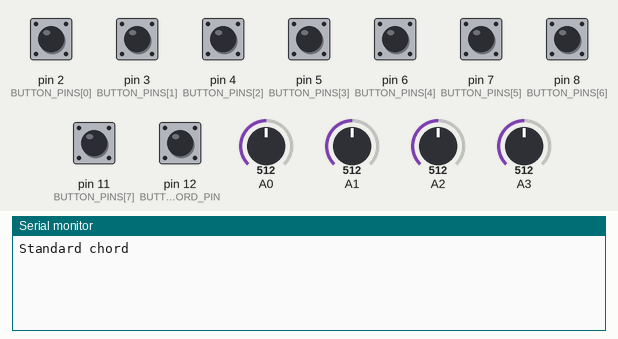
Simulated run of this sketch. Board: Arduino Uno, built with avr-gcc and run on an emulated ATmega328P. On the bench: the last lines printed to the serial monitor. Inputs (shaded band) come from the test bench; at power-on: pin 2 (BUTTON_PINS[0]), pin 3 (BUTTON_PINS[1]), pin 4 (BUTTON_PINS[2]), pin 5 (BUTTON_PINS[3]), pin 6 (BUTTON_PINS[4]), pin 7 (BUTTON_PINS[5]), pin 8 (BUTTON_PINS[6]), pin 11 (BUTTON_PINS[7]), pin 12 (BUTTON_RECORD_PIN) HIGH, A0 = 512, A1 = 512, A2 = 512, A3 = 512.

Above: at 1.3 s.
1.4 s: pin 12 (BUTTON_RECORD_PIN) pulled LOW for 0.15 s
At 2.3 s:
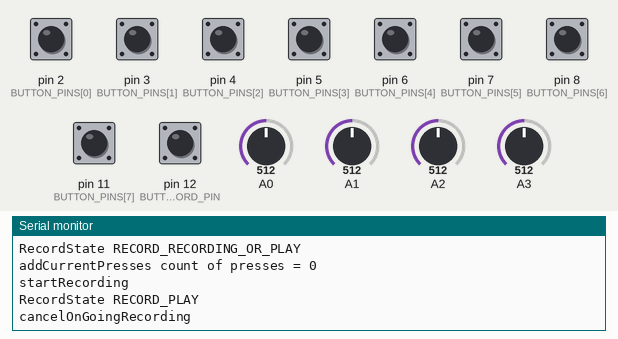
3.0 s: pin 12 (BUTTON_RECORD_PIN) pulled LOW for 1 s
At 4.7 s:
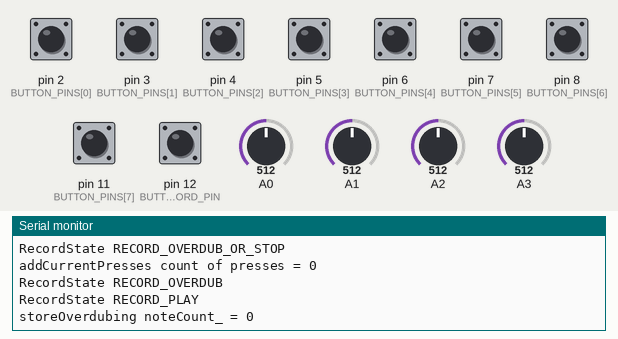
5.5 s: pin 12 (BUTTON_RECORD_PIN) pulled LOW for 0.15 s
At 5.63 s:
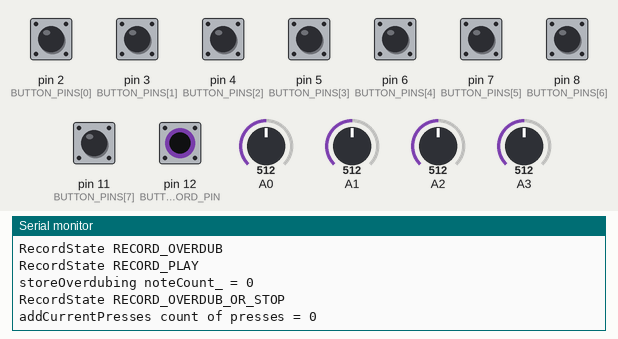
7.1 s: pin 12 (BUTTON_RECORD_PIN) pulled LOW for 1 s
At 9.0 s:
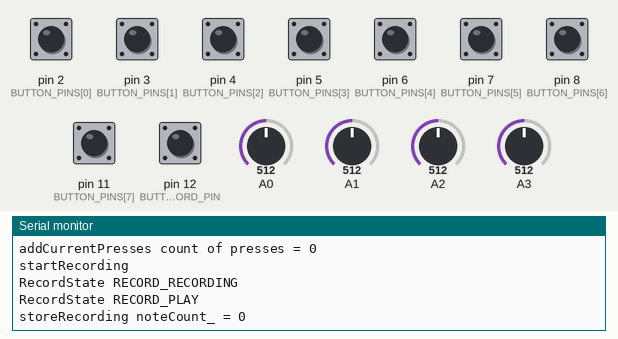

The sketch:

Midi_Arpeggiator_Hippo_v1_00.ino
```cpp
/*

   Midi Arpeggiator USB device

   Created: 2023-09-17
   Target device: Arduino Micro

   Author: Hippolyte Mounier


*/

#define NODEBUG

#include "debug.h"
#include "Led.h"
#include "Midi.h"
#include "ArpeggiatorMachine.h"
#include "RecordButtonManager.h"
#include "RecordManager.h"
#include "SynchManager.h"

ButtonManager        buttons;
PotentiometerManager pots;
Midi                 midi;
RecordButtonManager  recordButton;
RecordManager        record;
ArpeggiatorMachine   arp;
SynchManager         sync;

void setup()
{
  Serial.begin(115200);
  DEBUGTXT("Setup was started")

  arp.initMidiOut      (midi);
  record.initPresses   (&buttons);
  record.initArpPointer(&arp);

  recordButton.turnOnLedManually(); delay(100);
}


void loop()
{
  // Read hardware
  buttons.readAll();
  pots.readPotentiometers();
  midi.readMidiSynch();
  int s = midi.getSynchSignals();

  sync.setSynchValue(s);
  sync.setRecordPlayHeadMs(record.computePlayHeadMs());
  sync.compute();

  long u = sync.getUnSyncMs();
  if (recordButton.isPlayingMusic()) record.shiftPlayHeadByMs(u);

  // manage hardware
  arp.setChordMode      ( pots.getChordMode()     );
  arp.setChordRootNote  ( pots.getChordRootNote() );
  arp.setChordOctave    ( pots.getChordOctave()   );
  arp.setChordNumber    ( pots.getChordNumber()   );
  arp.setChordAlternate ( pots.getExtraChordPress() );

  changeReadOrRecordStates();

  playAndRecordNotesFromButtons();

  if (s == 1) recordButton.turnOnLedManually();

  if ( recordButton.isPlayingMusic()) record.playRecordedNotes();
}


void changeReadOrRecordStates()
{
  int s = midi.getSynchSignals();
  recordButton.setSynch( s==0 || s==1 );
  recordButton.manageRecordButton();
  int state     = recordButton.getState();
  int prevState = recordButton.getPreviousState();

  if( state != prevState ) // change of state ?
  {
    switch( state )
    {
      case RECORD_RECORDING_OR_PLAY:
        record.startRecording();
        sync.startRecordTimer();
        break;
      case RECORD_OVERDUB_OR_STOP:
        record.startOverdubing();
        break;
      case RECORD_PLAY:
        if (prevState==RECORD_RECORDING)
        {
          record.storeRecording();
          sync.storeRecordLength();
          record.startPlaying();
        }

        if (prevState==RECORD_OVERDUB)
          record.storeOverdubing();

        if (prevState==RECORD_RECORDING_OR_PLAY || prevState==RECORD_OVERDUB_OR_STOP)
          record.cancelOnGoingRecording();

        break;
      case RECORD_STOP:
        midi.killAllNotes();

        if (prevState==RECORD_RECORDING_OR_PLAY || prevState==RECORD_OVERDUB_OR_STOP)
          record.cancelOnGoingRecording();

        record.stop();
        sync.stop();
        break;
    }
  }

}

int initialButtonPressOctave[8];

void playAndRecordNotesFromButtons()
{
  for (int i = 0; i < buttons.nbButtons(); i++)
  {
    if ( buttons.hasChanged(i) )
    {
      int octave = arp.getChordOctave();
      if(buttons.isPressed(i))
        initialButtonPressOctave[i] = octave;
      else
        octave = initialButtonPressOctave[i];

      //DEBUGVAL("playAndRecordNotesFromButtons octave = ", octave)

      //DEBUGVAL2("playAndRecordNotesFromButtons i = ",  i, " has changed ",  buttons.isPressed(i) )

      arp.playNoteMidi(i, arp.computePitch(i, octave), buttons.isPressed(i), octave);

      if(recordButton.isRecordingOrOverdub())
        record.recordNoteTemp(buttons.isPressed(i), i, octave);
    }
  }
}
```

ArpeggiatorMachine.h
```cpp
#include "ButtonManager.h"
#include "PotentiometerManager.h"
#include "debug.h"

// midi settings
#define MIDI_VELOCITY       100
#define MIDI_CHANNEL        0
#define NOTES_PER_OCTAVE    7
#define BASS_NOTE_MODIFIER  -24
#define PITCH_MIDDLE_C      24  // midi note for C
#define BASS_NOTE_NUMBER    7
#define ALTERNATE_MODES     3

// ARPEGIATOR
class ArpeggiatorMachine {
private:
  int chordMode_;
  int chordRootNote_;
  int chordOctave_;
  int chordNumber_;
  Midi &midi_;
  int alternateNr_;

  int previousPitchesOct_[NUM_BUTTONS][OCTAVE_COUNT];

  // Musical parameters

  const byte NOTE_PITCHES_WIDE[MODE_COUNT][NOTES_PER_OCTAVE * 2] = {
    { 0, 2, 4, 5, 7, 9, 11, 12, 14, 16, 17, 19, 21, 23 },  // Major
    { 0, 2, 3, 5, 7, 8, 11, 12, 14, 15, 17, 19, 20, 23 },  // Minor Harmonic
    { 0, 2, 3, 5, 7, 9, 11, 12, 14, 15, 17, 19, 21, 23 },  // Minor Melodic
    { 0, 2, 3, 5, 7, 8, 10, 12, 14, 15, 17, 19, 20, 22 },  // Minor Natural (eolien)
    { 0, 2, 3, 5, 7, 9, 10, 12, 14, 15, 17, 19, 21, 22 },  // Dorian (Celtic)
    { 0, 2, 4, 5, 7, 9, 10, 12, 14, 16, 17, 19, 21, 22 },  // Mixolydien (folk blues)
    { 0, 1, 3, 5, 7, 8, 10, 12, 13, 15, 17, 19, 20, 22 },  // Phrygien (metal)
    { 0, 1, 4, 5, 7, 8, 10, 12, 13, 16, 17, 19, 20, 22 }   // Phrygien Dominant (metal)
  };

  const int FIFTHS_SEQUENCE[SEMITONES_PER_OCTAVE] = { 0, 7, 2, 9, 4, 11, 6, 1, 8, 3, 10, 5 };

public:
  ArpeggiatorMachine()           {    chordNumber_ = 1;     }
  void initMidiOut(Midi &m)      {    midi_ = m;            }
  void setChordMode(int v)       {    chordMode_ = v;       }
  void setChordRootNote(int v)   {    chordRootNote_ = v;   }
  void setChordOctave(int v)     {    chordOctave_ = v;     }
  void setChordNumber(int v)     {    chordNumber_ = v;     }
  void setChordAlternate(int b)  {    alternateNr_ = b;    }
  int  getChordOctave()          {    return chordOctave_;  }

  int computeModifierToSwichMinorMajorChords(int noteNum)
  {
    int mod = 0;
    if(noteNum == 2)
    {
      int distanceOfThird= NOTE_PITCHES_WIDE[chordMode_][2 + chordNumber_ - 1] - NOTE_PITCHES_WIDE[chordMode_][0 + chordNumber_ - 1];

      DEBUGVAL("distanceOfThird = ",distanceOfThird)

      int modifiers[] = {0, 0, 0, 1, -1, 0, 0, 0};
      mod = modifiers[distanceOfThird];

    }
    DEBUGVAL2("mod = ", mod,"noteNum = ", noteNum)
    return mod;
  }

  int computePitch(int noteNum, int octave) {
    int bassNoteModifier = 0;
    int alternateModifier = 0;

    if (noteNum == BASS_NOTE_NUMBER) bassNoteModifier = BASS_NOTE_MODIFIER;  // reduces 2 octaves

    switch(alternateNr_ % ALTERNATE_MODES)
    {
      case 1: alternateModifier = computeModifierToSwichMinorMajorChords(noteNum); break;
      case 2: alternateModifier = 1; break;
    }

    //DEBUGVAL("alternateNr_ = ", alternateNr_)

    return PITCH_MIDDLE_C
           + NOTE_PITCHES_WIDE[chordMode_][noteNum + chordNumber_ - 1]
           + FIFTHS_SEQUENCE[chordRootNote_]
           + octave * 12
           + bassNoteModifier
           + alternateModifier;
  }

  int computePitch(int noteNum) {
    return computePitch(noteNum, chordOctave_);
  }

  void playNoteMidi(int noteNum, int pitch, bool pressed, int octave) {
    if (pressed)
    {
      // is that note key still ringing? stop it
      if (previousPitchesOct_[noteNum][octave] > 0)
        midi_.noteOff(0, previousPitchesOct_[noteNum][octave], 0);

      midi_.noteOn(MIDI_CHANNEL, pitch, MIDI_VELOCITY);
      previousPitchesOct_[noteNum][octave] = pitch;

      //DEBUGVAL3("playNoteMidi note ON pitch", previousPitchesOct_[noteNum][octave], "noteNum", noteNum, "octave", octave)
    }
    else
    {
      //DEBUGVAL3("playNoteMidi note OFF previousPitches_", previousPitchesOct_[noteNum][octave], "noteNum", noteNum, "octave", octave)

      if (previousPitchesOct_[noteNum][octave] > 0)
      {
        midi_.noteOff(MIDI_CHANNEL, previousPitchesOct_[noteNum][octave], 0);
        previousPitchesOct_[noteNum][octave] = 0;
      }
    }

    midi_.flush();
  }

  void playNoteMidiFromButton(int noteNum, bool pressed) {
    playNoteMidi(noteNum, computePitch(noteNum), pressed, chordOctave_);
  }
};
```

ButtonManager.h
```cpp
#define   NUM_BUTTONS         8  // digital buttons on Arduino

const int BUTTON_PINS[NUM_BUTTONS] = {2, 3, 4, 5, 6, 7, 8, 11};

class ButtonManager
{
	private:
	// store last buttons notes pressed
	bool    isPressedButtons_ [NUM_BUTTONS];
	bool    previousButtons_  [NUM_BUTTONS];

	public:

	ButtonManager()
	{
		for (int i = 0; i < NUM_BUTTONS; i++)
			pinMode(BUTTON_PINS[i], INPUT_PULLUP);
	}


	int nbButtons() { return NUM_BUTTONS; }

	void readAll()
	{
	  for (int i = 0; i < NUM_BUTTONS; i++)
	  {
  		previousButtons_[i] = isPressedButtons_[i];
  		isPressedButtons_[i] = (digitalRead(BUTTON_PINS[i]) == LOW);
  /*
      if( isPressed(i) )
      {
        Serial.print  ("readAll i = ");
        Serial.print  ( i );
        Serial.print  (" ");
        Serial.println  ( isPressedButtons[i] );
      }*/
	  }
	}


	bool hasChanged(int i) { return isPressedButtons_[i] != previousButtons_[i]; }
	bool isPressed(int i)  { return isPressedButtons_[i]; }

};
```

Led.h
```cpp
class Led
{
  private:
  long initT_ = 0;
  int  pin_   = -1;

  public:
  void initPin(int newPin) { pin_ = newPin; }

  // LED management
  void turnOn()  { digitalWrite(pin_, HIGH); }
  void turnOff() { digitalWrite(pin_, LOW); }

  void initTime()  {   initT_= millis();  }
  void blink()
  {
    const int WAIT_LED_CYCLE_MILLISECOND = 200;

    int t = (millis()-initT_) / WAIT_LED_CYCLE_MILLISECOND;
    if ( t % 2 == 0 )
      digitalWrite(pin_, LOW);
    else
      digitalWrite(pin_, HIGH);
  }
};
```

PotentiometerManager.h
```cpp
// PIN numbers as soldered on the Arduino micro board
// Analog pins
const int POT_MODE_PIN          = 0;  // analog A0 input
const int POT_ROOT_NOTE_PIN     = 1;  // analog A1 input
const int POT_OCTAVE_PIN        = 2;  // analog A2 input
const int POT_CHORD_NUMBER_PIN  = 3;  // analog A3 input, actually not a pot, but provide same voltage as a pot
const int VALUE_STABILIZER      = 2; // filters chaotic values
const int SEMITONES_PER_OCTAVE  = 12;

#define MODE_COUNT              8
#define OCTAVE_COUNT            5


class PotentiometerManager
{
	private:
	int currentPots[4]; // store  state of all pots

	// store  chord state
	int chordMode_;
	int chordRootNote_;
	int chordOctave_;
  int chordNumber_;
  int transientChordNumber_;
  long transientTime_;
  bool isTransient_;
  int extraPresses_;

	public:
	PotentiometerManager() { chordNumber_=1;transientChordNumber_=1;extraPresses_=0; }

	void readPotentiometers()
	{
	  for(int i = 0; i<4 ; i++)
	  {
      int val = analogRead(i);

      if( abs(val - currentPots[i]) >= VALUE_STABILIZER )  // only changes of more that 2 points are recorded to avoid glitches
        currentPots[i] = val;
	  }

	  chordMode_     = (int) (mapfloat(currentPots[ POT_MODE_PIN      ], 0, 1023, 0, MODE_COUNT - 1 ));
	  chordRootNote_ = (int) (mapfloat(currentPots[ POT_ROOT_NOTE_PIN ], 0, 1023, 0, SEMITONES_PER_OCTAVE - 1));
	  chordOctave_   = (int) (mapfloat(currentPots[ POT_OCTAVE_PIN    ], 0, 1023, 0, OCTAVE_COUNT - 1)) ;

    computeChordButtons_();
  }


	long mapfloat(long x, long in_min, long in_max, long out_min, long out_max)
	{
	  return round( (x - in_min) * (out_max - out_min) / (float) (in_max - in_min) + out_min );
	}

	int getChordMode()        { return chordMode_;     }
	int getChordRootNote()    { return chordRootNote_; }
	int getChordOctave()      { return chordOctave_;   }
	int getChordNumber()      { return chordNumber_;   }
  int getExtraChordPress()  { return extraPresses_;  }

private:
	void computeChordButtons_()
  {
    int transientOld = transientChordNumber_;

    #define CHORD_TRANSIENT_DURATION 25
    #define NO_PRESS_NUMBER 8
//    #define DEAD_ZONE 20

    int potLevels[] = { 0, 50, 120, 330, 440, 610, 750, 970, 1023 };

	  int val = currentPots[POT_CHORD_NUMBER_PIN];
    for(int i=1 ; i < 9 ; i++)
      if ( val >= potLevels[i-1]  &&  val <= potLevels[i] )
        transientChordNumber_ = i;

    long d = millis()-transientTime_;
    /*
    Serial.print("transientChordNumber_ = ");
    Serial.print(transientChordNumber_);
    Serial.print("  chordNumber_ = ");
    Serial.print(chordNumber_);
    Serial.print("  val = ");
    Serial.println(val);*/

    if (transientOld != transientChordNumber_)
    {
      transientTime_ = millis();
      isTransient_ = true;
    }
    else
      if(d > CHORD_TRANSIENT_DURATION && isTransient_ )
      {
        isTransient_ = false;
        if(transientChordNumber_!= NO_PRESS_NUMBER)
        {
          if(chordNumber_ == transientChordNumber_)
          {
            extraPresses_++;
          }
          else
          {
            chordNumber_ = transientChordNumber_;
            isTransient_ = false;
            extraPresses_ = 0;
          }


          if(extraPresses_ > 0)
          {
            Serial.print("Alternate chord ");
            Serial.println(extraPresses_);
          }
          else
            Serial.println("Standard chord");

        }
      }

/*
    { // serial plotter for
      Serial.print("-10,");
      Serial.print(val);
      Serial.println(",1030");
    }*/

  }

};
```

RecordButtonManager.h
```cpp
#define LED_PIN                10  // digital 10
#define BUTTON_RECORD_PIN      12  // digital 12


class RecordButtonManager
{
  private:
  int  previousRecordButton_;
  int  recordButton_;
  int  recordState_;
  int  previousState_;
  int  futureState_;
  Led  recordLed_;
  bool isSynched_;
  bool isPending_;
  long pressedTime_;

  #define RECORD_STOP               0
  #define RECORD_RECORDING_OR_PLAY  1
  #define RECORD_RECORDING          2
  #define RECORD_PLAY               3
  #define RECORD_OVERDUB_OR_STOP    4
  #define RECORD_OVERDUB            5

  #define DELAY_LONG_PRESS_MS   800

  public:
  RecordButtonManager()
  {
    recordState_   = RECORD_STOP;
    previousState_ = RECORD_STOP;
    futureState_   = RECORD_STOP;
    recordLed_.initPin(LED_PIN);
    pinMode(BUTTON_RECORD_PIN, INPUT_PULLUP);
    isSynched_ = false;
    isPending_ = false;
  }

  void setSynch(bool b)  { isSynched_ = b;  }

  void manageRecordButton()
  {
    // statebox of button "Record"
    previousRecordButton_ = recordButton_;
    previousState_        = recordState_;

    // read hardware
    recordButton_ = digitalRead(BUTTON_RECORD_PIN);
    bool pressed = (recordButton_ == LOW);

    if(previousRecordButton_ != recordButton_) // has the record button changed state ?
    {
      if(pressed)
      {
        pressedTime_ = millis();

        switch(recordState_ )
        {
          case RECORD_STOP:                  futureState_ = RECORD_RECORDING_OR_PLAY; isPending_=true;  recordLed_.initTime();  break;
          case RECORD_PLAY:                  futureState_ = RECORD_OVERDUB_OR_STOP;   isPending_=true;  recordLed_.initTime();  break;
        }
      }
      else // if button released then switch to play mode
      {
        switch(recordState_)
        {
          case RECORD_RECORDING:
          case RECORD_OVERDUB:
          case RECORD_RECORDING_OR_PLAY:     futureState_ = RECORD_PLAY;   isPending_=true;    break;
          case RECORD_OVERDUB_OR_STOP:       futureState_ = RECORD_STOP;   isPending_=true;    break;
        }
      }
    }

    if(isSynched_ && isPending_)
    {
      recordState_ = futureState_;
      isPending_ = false;
    }

    bool isLongPress = (millis() - pressedTime_ >= DELAY_LONG_PRESS_MS) && pressed;
    if(isLongPress)
    {
       switch(recordState_)
        {
          case RECORD_RECORDING_OR_PLAY:    recordState_ = RECORD_RECORDING;  break;
          case RECORD_OVERDUB_OR_STOP  :    recordState_ = RECORD_OVERDUB;    break;
        }
    }


    // manage led
    switch( recordState_ )
    {
      case RECORD_PLAY: recordLed_.turnOn(); break;
      case RECORD_RECORDING:
      case RECORD_RECORDING_OR_PLAY:
      case RECORD_OVERDUB:
      case RECORD_OVERDUB_OR_STOP: recordLed_.blink(); break;
      case RECORD_STOP: recordLed_.turnOff(); break;
    }

    if(recordState_ != previousState_)
    {
      switch(recordState_)
      {
        case RECORD_STOP :              Serial.println("RecordState RECORD_STOP");              break;
        case RECORD_PLAY :              Serial.println("RecordState RECORD_PLAY");              break;
        case RECORD_RECORDING :         Serial.println("RecordState RECORD_RECORDING");         break;
        case RECORD_RECORDING_OR_PLAY : Serial.println("RecordState RECORD_RECORDING_OR_PLAY"); break;
        case RECORD_OVERDUB :           Serial.println("RecordState RECORD_OVERDUB");           break;
        case RECORD_OVERDUB_OR_STOP :   Serial.println("RecordState RECORD_OVERDUB_OR_STOP");   break;
        default: Serial.print("RecordState_ "); Serial.println(recordState_);
      }
    }
    /*if(recordButton != previousRecordButton)
    {
      Serial.print("recordButton ");
      Serial.println(recordButton);
    }*/
  }

  int getState()         { return recordState_;  }
  int getPreviousState() { return previousState_;}

  bool isRecordingOrOverdub()
  {
    return  recordState_ == RECORD_RECORDING
          || recordState_ == RECORD_RECORDING_OR_PLAY
          || recordState_ == RECORD_OVERDUB
          || recordState_ == RECORD_OVERDUB_OR_STOP;
  }

  bool isPlayingMusic()
  {
    return recordState_ == RECORD_PLAY
    || recordState_ ==  RECORD_OVERDUB_OR_STOP
    || recordState_ ==  RECORD_OVERDUB;
  }

  void turnOnLedManually()
  {
    recordLed_.turnOn();
  }

  } ;
```

debug.h
```cpp
#ifndef DEBUGTXT

  #ifndef NODEBUG
    #define DEBUGTXT(txt)                                    { Serial.println(txt); }
    #define DEBUGVAL(txt, val)                               { Serial.print(txt);  Serial.print("="); Serial.println(val); }
    #define DEBUGVAL2(txt, val, txt2, val2)                  { Serial.print(txt);  Serial.print("="); Serial.print(val); Serial.print(" "); Serial.print(txt2);  Serial.print("="); Serial.println(val2);}
    #define DEBUGVAL3(txt, val, txt2, val2, txt3, val3)      { Serial.print(txt);  Serial.print("="); Serial.print(val); Serial.print(" "); Serial.print(txt2);  Serial.print("="); Serial.print(val2); Serial.print(" "); Serial.print(txt3); Serial.print("="); Serial.println(val3);}
  #else
    #define DEBUGTXT(txt)                                    { }
    #define DEBUGVAL(txt, val)                               { }
    #define DEBUGVAL2(txt, val, txt2, val2)                  { }
    #define DEBUGVAL3(txt, val, txt2, val2, txt3, val3)      { }
  #endif
#endif
```

Source omitted: RecordManager.h (8873 bytes), SynchManager.h (2696 bytes), midi.h (2550 bytes)

Measured:
- after the input at 1.4 s, the serial monitor: prints a new line at once (image 1)
- after the input at 3.0 s, the serial monitor: prints a new line at once (image 2)
- after the input at 7.1 s, the serial monitor: prints a new line at once (image 4)
